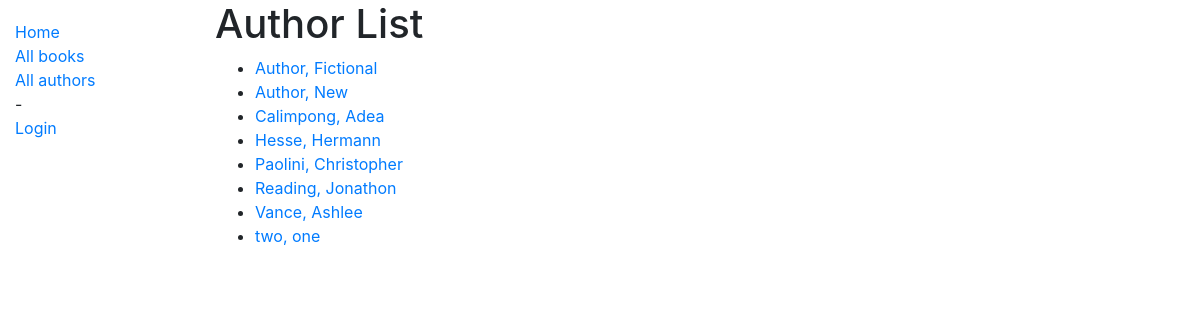
Screenshot of /catalog/authors/ with the database file from the repository.
### catalog/models.py (models this page shows, shortened)
class Author(models.Model):
    first_name = models.CharField(max_length=100)
    last_name = models.CharField(max_length=100)
    date_of_birth = models.DateField('born', null=True, blank=True)
    date_of_death = models.DateField('died', null=True, blank=True)
    class Meta:
        ordering = ['last_name', 'first_name']
    def get_absolute_url(self):
        return reverse('author-detail', args=[str(self.id)])

### catalog/views.py (the view)
# urls.py: path('authors/', views.AuthorListView.as_view(), name='authors'),
class AuthorListView(generic.ListView):
    model = Author
    paginate_by = 10

### catalog/templates/catalog/author_list.html
{% extends "base_generic.html" %}
{% block content %}
  <h1>Author List</h1>
  {% if author_list %}
  <ul>
    {% for author in author_list %}
      <li>
        <a href="{{ author.get_absolute_url }}">{{ author.last_name }}, {{ author.first_name }}</a>
      </li>
    {% endfor %}
  </ul>
  {% else %}
    <p>There are no authors in the library. :(</p>
  {% endif %}
{% endblock %}

### rows the page displays
Author: last_name "Author", first_name "Fictional"
Author: last_name "Author", first_name "New"
Author: last_name "Calimpong", first_name "Adea"
Author: last_name "Hesse", first_name "Hermann"
Author: last_name "Paolini", first_name "Christopher"
Author: last_name "Reading", first_name "Jonathon"
Author: last_name "Vance", first_name "Ashlee"
Author: last_name "two", first_name "one"
